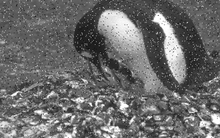
%> input picture Assignment_Input/Noisy.png, 220 x 138 px, shrunk from 756 x 474 before the run
$ octave Task3.m   (GNU Octave 9; MATLAB toolbox functions it lacks are replaced by stand-ins)
%> lines starting %> are read from the running program, lines starting %| are printed output that depends on the picture
% MATLAB script for Assessment Item-1
% Task-3
clear; close all; clc;

I = imread('Noisy.png');
%> I is the input picture: size 138x220x3 uint8; min 9, max 255, mean 107.4
figure;
imshow(I);
axis on;
title('Noisy image');

Igray = rgb2gray(I);
IgrayPad = padarray(Igray,[2 2]); %pads image with gray border
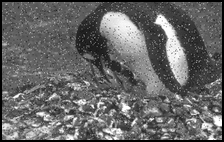
%> IgrayPad: size 142x224 uint8; min 0, max 255, mean 102.5
IgrayMean = IgrayPad;
IgrayMedian = IgrayPad;
ISize = size(padarray(Igray , [2 2])); % array for soring size of padded image
%> ISize = [142 224]
%padding the arrays that will hold the filtered images
mask = zeros(5,5); % creating mask for the images

for i = 1:ISize(2)-5
	for j= 1:ISize(1)-5
		for mi = 1:5
			for mj = 1:5
				mask(mj,mi) = IgrayPad((j+mj-1),(i+mi-1));
				% maps points in padded image to mask
			end
        end

        % mean and median are calculated using sort mean and median
        % functions
        Isort = mask(:);
        Isort = sort(Isort);
        Imedian = median(Isort);
		Imean =  mean(mask(:));
        % map mean and median values to respective images
		IgrayMean(j+2,i+2) = Imean;
        watch = IgrayMean(j,i);
		IgrayMedian(j+2,i+2) = Imedian;
	end
end
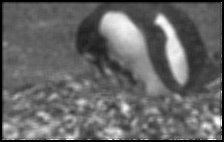
%> IgrayMean: size 142x224 uint8; min 0, max 255, mean 101.6
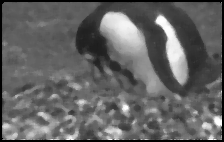
%> IgrayMedian: size 142x224 uint8; min 0, max 255, mean 99.8
%> after the loop, mask = [105 134 173 156 0; 87 132 178 164 0; 132 112 112 125 0; 121 120 143 151 0; 0 0 0 0 0]

figure;
imshow(IgrayMean);
axis on;
title('Processed image: mean filter');

figure;
imshow(IgrayMedian);
axis on;
title('Processed image: median filter');

$ run again, with Assignment_Input/SC.png copied over Assignment_Input/Noisy.png
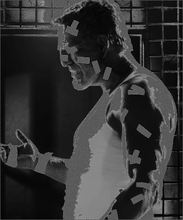
%> input picture Assignment_Input/SC.png, 183 x 220 px, shrunk from 400 x 480 before the run
%> I is the input picture: size 220x183 uint8; min 0, max 151, mean 51.7
%> `IgrayPad = padarray(Igray,[2 2]);`:
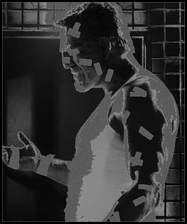
%> IgrayPad: size 224x187 uint8; min 0, max 151, mean 49.7
%> ISize = [224 187]
%> after the loop `for i = 1:ISize(2)-5`:
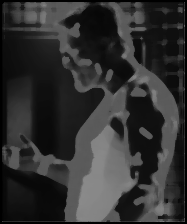
%> IgrayMedian: size 224x187 uint8; min 0, max 138, mean 48.5
%> after the loop `for i = 1:ISize(2)-5`: mask = [19 98 95 83 0; 21 67 57 81 0; 12 26 41 70 0; 51 62 71 84 0; 0 0 0 0 0]
